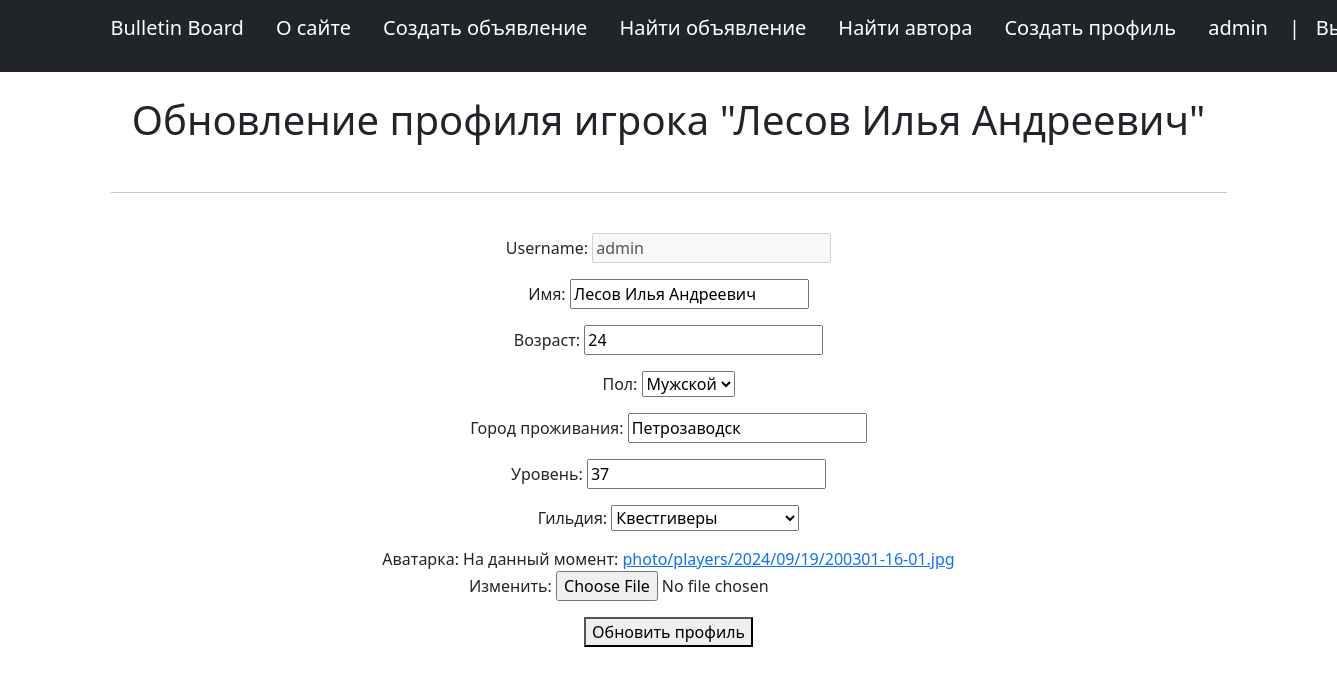
/edit/author/9 (signed in), run on the app's committed database.
### board/models.py (models this page shows, shortened)
class Players(models.Model):
    user = models.OneToOneField(User, on_delete=models.CASCADE, related_name='player', verbose_name='username')
    level = models.IntegerField(default=0, verbose_name='Уровень', validators=[MinValueValidator(0, message='Ошибка! Минимально допустимое значение: 0'),
                                                                                MaxValueValidator(50, message='Ошибка! Максимально допустимое значение: 50')])
    name = models.CharField(max_length=100,verbose_name='Имя', validators=[MinLengthValidator(2, message='Ошибка! Минимально допустимое количество символов: 2'),
                                                                           MaxLengthValidator(100, message='Ошибка! Максимально допустимое количество символов: 100')])
    age = models.IntegerField(blank=True, null=True, verbose_name='Возраст', validators=[MinValueValidator(14, message='Минимально допустимый возраст игрока 14 лет'),
                                                                                         MaxValueValidator(123, message='Вам не может быть столько лет!')])
    sex = models.CharField(max_length=10, choices=[('Male', 'Мужской'),('Female', 'Женский')], verbose_name='Пол')
    city = models.CharField(max_length=100, blank=True, verbose_name='Город проживания', null=True,
                            validators=[MinLengthValidator(2, message='Ошибка! Минимально допустимое количество символов: 2'),
                                        MaxLengthValidator(100, message='Ошибка! Максимально допустимое количество символов: 100')])
    guild = models.ForeignKey(to='Category', on_delete=models.PROTECT, related_name='player', blank=True, verbose_name='Гильдия')
    rating = models.FloatField(default=0.0, validators=[MinValueValidator(0.0, message='Ошибка! Минимально допустимое значение: 0.0'),
                                                        MaxValueValidator(5.0, message='Ошибка! Максимально допустимое значение: 5.0')], verbose_name='Рейтинг игрока')
    registration_time = models.DateTimeField(auto_now_add=True)
    profile_picture = models.ImageField(upload_to='photo/players/%Y/%m/%d', default='photo/players/default/Аватарка по умолчанию.jpg', verbose_name='Аватарка')
    def __str__(self):
        return self.name
    class Meta:
        verbose_name = 'Игрок'
        verbose_name_plural = 'Игроки'

class Category(models.Model):
    name = models.CharField(max_length=100, verbose_name='Название категории')
    slug = models.SlugField(max_length=100, db_index=True, verbose_name='Slug категории', unique=True)
    def __str__(self):
        return self.name
    class Meta:
        verbose_name = 'Категория'
        verbose_name_plural = 'Категории'

### board/views.py (the view)
# urls.py: path('edit/author/<int:player_id>', views.UpdateProfile.as_view(), name='edit author'),
class UpdateProfile(LoginRequiredMixin, DataMixin,UpdateView):
    model = Players
    fields = ['name', 'age', 'sex', 'city','level','guild', 'profile_picture']
    pk_url_kwarg = 'player_id'
    template_name = 'create_profile.html'
    def get_context_data(self, **kwargs):
        context = super().get_context_data(**kwargs)
        return self.get_mixin_objects(context,
                                      title=Players.objects.get(pk=self.kwargs[self.pk_url_kwarg]))
    def dispatch(self, request, *args, **kwargs):
        if self.request.user == Players.objects.get(pk=self.kwargs[self.pk_url_kwarg]).user or self.request.user.is_superuser:
            return super(UpdateProfile, self).dispatch(request, *args, **kwargs)
        return redirect(reverse('player', kwargs={'player_id':self.kwargs[self.pk_url_kwarg]}))

### board/context_processors.py (called while the page is built)
def get_menu(request):
    return {'menu' : menu}

### board/utils.py (called while the page is built)
    def get_mixin_objects(self, context, **kwargs):
        context.update(kwargs)
        return context

### templates/create_profile.html (shortened to what this page needs)
{% extends 'flatpages/default.html' %}
{% block content %}
<br>
{% if title %}<h1>Обновление профиля игрока "{{title}}"</h1>{% else %}<h1>Создание профиля</h1>{% endif %}
<br>
<hr>
<br>
<form action="" enctype="multipart/form-data" method="POST">
    <p><label>Username:</label> <input value="{{user.username}}" type="text" disabled></p>
    {{form.as_p}}
    <button type="submit">{% if title %}Обновить профиль{% else %}Создать профиль{% endif %}</button>
</form>
{% endblock %}

### templates/flatpages/default.html (shortened to what this page needs)
{% load static %}
<!DOCTYPE html>
<html lang="en">
    <head>
    <link href="{% static 'css/styles.css' %}" rel="stylesheet" />
    </head>
    <body>
        <nav class="navbar navbar-expand-lg navbar-dark bg-dark static-top">
   <div class="container">
       {% for m in menu %}
            {% if m.title == 'Войти'%}
                {% if user.is_authenticated %}
                    <p class="navbar-brand">{% if user.player %}<a class="navbar-brand" href="{% url 'player' user.player.id %}">{{user.username}}</a>{% else %}{{user.username}}{% endif %}
                        |&nbsp;&nbsp;&nbsp;<a class="navbar-brand" href="{% url 'users:logout' %}">Выйти</a></p>
                {% else %}
                     <p class="navbar-brand"><a class="navbar-brand" href="{% url 'users:login' %}">Войти</a>|&nbsp;&nbsp;&nbsp;<a class="navbar-brand" href="{% url 'users:registration' %}">Регистрация</a></p>
                {% endif %}
           {% else %}
                    <p class="navbar-brand"><a class="navbar-brand" href="{% url m.URL %}">{{m.title}}</a></p>
           {% endif %}
       {% endfor %}
   </div>
</nav>
                <div class="container">
           <div class="row">
               <div class="col-lg-12 text-center">
                   {% block content %}
                   {% endblock content %}
               </div>
           </div>
        </div>
    </body>
</html>

### data on the page
Players: name "Лесов Илья Андреевич", age "24", sex "Мужской", city "Петрозаводск", level "37", guild "Квестгиверы"

### other printed values
{{ m.title }} "Bulletin Board" "О сайте" "Создать объявление" "Найти объявление" "Найти автора" "Создать профиль"
{{ user.username }} "admin"
